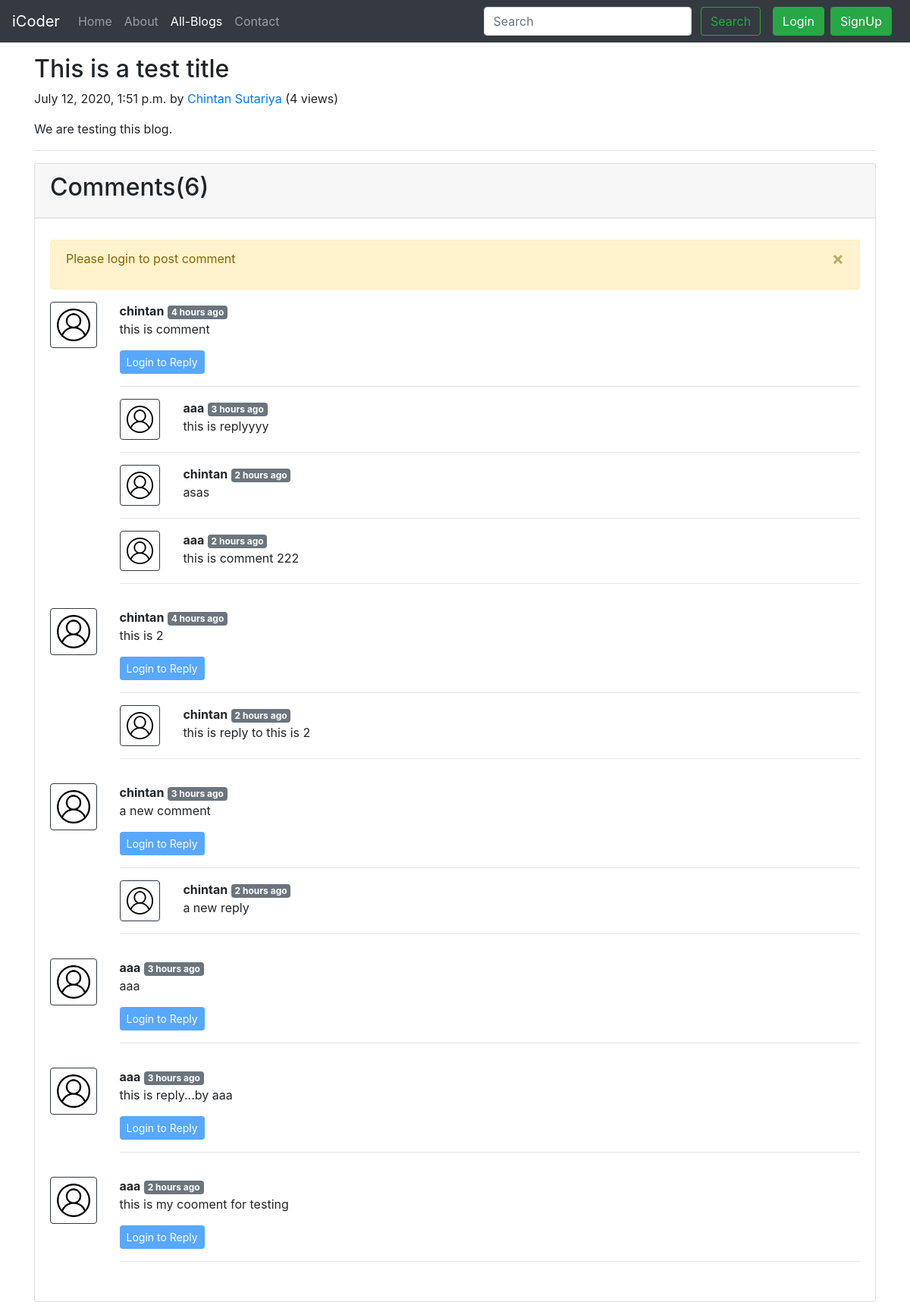
/blog/first-post, run on the app's committed database.
### blog/models.py (models this page shows, shortened)
class Post(models.Model):
    sno = models.AutoField(primary_key=True)
    title = models.CharField(max_length=255)
    content = models.TextField()
    author = models.CharField(max_length=100)
    slug = models.CharField(max_length=130)
    views=models.IntegerField(default=0)
    timeStamp = models.DateTimeField(blank=True)

class BlogComment(models.Model):
    sno = models.AutoField(primary_key = True)
    comment = models.TextField()
    user = models.ForeignKey(User, on_delete=models.CASCADE)
    post = models.ForeignKey(Post, on_delete=models.CASCADE)
    parent = models.ForeignKey('self', on_delete=models.CASCADE,null=True)
    timestamp = models.DateTimeField(default=now)

### blog/views.py (the view)
# urls.py: path('<str:slug>', views.blogPost, name='blogPost'),
def blogPost(request, slug):
    post = Post.objects.filter(slug=slug).first()
    post.views = post.views+1
    post.save()
    comments = BlogComment.objects.filter(post=post, parent=None)
    replies = BlogComment.objects.filter(post=post).exclude(parent=None)
    replyDict = {}
    for reply in replies:
        if reply.parent.sno not in replyDict.keys():
            replyDict[reply.parent.sno] = [reply]
        else:
            replyDict[reply.parent.sno].append(reply)
    context ={'post': post, 'comments': comments, 'user': request.user, 'replyDict': replyDict}
    return render(request, 'blog/blogPost.html', context)

### blog/templatetags/extras.py (called while the page is built)
@register.filter(name='get_val')
def get_val(dict, key):
    return dict.get(key)

### templates/blog/blogPost.html (shortened to what this page needs)
{% extends 'base.html' %}
{% block blogactive %} active {% endblock blogactive %}
{% block body %}
{% load humanize%}
{% load extras %}
<div class="container my-3">
  <h2 class="blog-post-title">{{post.title}}</h2>
  <p class="blog-post-meta">{{post.timeStamp}} by <a href="/about">{{post.author}}</a> (<span>{{post.views}}
      views</span>)</p>
  <p>{{post.content|safe}}</p>
  <hr>
</div>
<div class="container my-2">
  <div class="card rounded">
    <div class="card-header">
      <h2>Comments({{comments.count}})</h2>
    </div>
    <div class="card-body rounded">
      <div class="my-2">
        {% if user.is_authenticated %}
        <form action="/blog/postComment" method="post">{% csrf_token %}
          <div class="form-group">
            <label for="exampleInputEmail1">Post comment</label>
            <input type="text" class="form-control" name="comment" placeholder="Enter comment here" required>
          </div>
          <input type="hidden" name="parentSno" value="">
          <input type="hidden" name="postSno" value="{{post.sno}}">
          <button type="submit" class="btn btn-primary">Submit</button>
        </form>
        {% else %}
        <div class="alert alert-warning alert-dismissible fade show" role="alert">
          <p>Please login to post comment</p>
          <button type="button" class="close" data-dismiss="alert" aria-label="Close">
            <span aria-hidden="true">&times;</span>
          </button>
        </div>
        {% endif %}
      </div>
      {% for comment in comments %}
      <div class="row my-3">
        <div class="col-md-1 ">
          <img class="rounded mx-auto d-block w-100 p-2 border border-dark" src="/static/img/user.png" alt="user">
        </div>
        <div class="col-md-11 ">
          <b>{{comment.user.username}}</b> <span class="badge badge-secondary">{{comment.timestamp|naturaltime}}</span>
          <div>{{comment.comment}}</div>
          <div class="reply mx-0 mt-3">
            {% if user.is_authenticated %}
            <button class="btn  btn-sm btn-primary" type="button" data-toggle="collapse"
              data-target="#replyBox{{comment.sno}}" aria-expanded="false" aria-controls="replyBox{{comment.sno}}">
              Reply
            </button>
            <div class="collapse" id="replyBox{{comment.sno}}">
              <div class="card card-body my-2">
                <form action="/blog/postComment" method="post">{% csrf_token %}
                  <div class="form-group">
                    <label for="comment">Post a Reply</label>
                    <input type="text" class="form-control" name="comment" placeholder="Enter comment here" required>
                  </div>
                  <input type="hidden" name="postSno" value="{{post.sno}}">
                  <input type="hidden" name="parentSno" value="{{comment.sno}}">
                  <button type="submit" class="btn btn-primary">Submit</button>
                </form>
              </div>
            </div>
            {% else %}
            <button class="btn  btn-sm btn-primary" type="button" data-toggle="collapse"
              data-target="#replyBox{{comment.sno}}" aria-expanded="false" aria-controls="replyBox{{comment.sno}}"
              disabled>
              Login to Reply
            </button>
            {% endif %}
            <hr>
            <div class="replies my-2">
              {% for reply in replyDict|get_val:comment.sno %}
              <div class="row my-2">
                <div class="col-md-1">
                  <img class="rounded mx-auto w-25 d-block w-100 p-2 border border-dark" src="/static/img/user.png"
                    alt="user">
                </div>
                <div class="col-md-11">
                  <b>{{reply.user.username}}</b> <span
                    class="badge badge-secondary">{{reply.timestamp|naturaltime}}</span>
                  <div>{{reply.comment}}</div>
                </div>
              </div>
              <hr>
              {% endfor %}
            </div>
          </div>
        </div>
      </div>
      {% endfor %}
    </div>
  </div>
</div>
{% endblock body  %}

### templates/base.html (shortened to what this page needs)
<!DOCTYPE html>
<html lang="en">
<head>
  <link rel="stylesheet" href="https://stackpath.bootstrapcdn.com/bootstrap/4.5.0/css/bootstrap.min.css"
 />
</head>
<body>
  <nav class="navbar navbar-expand-lg navbar-dark bg-dark">
    <a class="navbar-brand" href="/">iCoder</a>
    <div class="collapse navbar-collapse" id="navbarSupportedContent">
      <ul class="navbar-nav mr-auto">
        <li class="nav-item {% block homeactive %} {% endblock homeactive %}">
          <a class="nav-link" href="/">Home <span class="sr-only">(current)</span></a>
        </li>
        <li class="nav-item {% block aboutactive %} {% endblock aboutactive %}">
          <a class="nav-link" href="/about">About</a>
        </li>
        <li class="nav-item {% block blogactive %} {% endblock blogactive %}">
          <a class="nav-link" href="/blog">All-Blogs</a>
        </li>
        <li class="nav-item {% block contactactive %} {% endblock contactactive %}">
          <a class="nav-link" href="/contact">Contact</a>
        </li>
      </ul>
      <div class="ml-auto form-inline">
      <form class=" my-2 my-lg-0 mx-3" action="/search" method="get">
        <input class="form-control mr-sm-2" name="query" id="query" type="search" placeholder="Search"
          aria-label="Search" />
        <button class="btn btn-outline-success my-2 my-sm-0" type="submit">
          Search
        </button>
      </form>
      {% if user.is_authenticated %}
      <ul class="navbar-nav mr-2">
        <li class="nav-item dropdown">
        <a class="nav-link dropdown-toggle" href="#" id="navbarDropdown" role="button" data-toggle="dropdown" aria-haspopup="true" aria-expanded="false">
          Welocme {{request.user}}
        </a>
        <div class="dropdown-menu" aria-labelledby="navbarDropdown">
          <a class="dropdown-item" href="/logout">Logout</a>
        </div>
      </li>
      </ul>
      {% else %}
      <button type="button" class="btn btn-success mr-2" data-toggle="modal" data-target="#loginModeal">
        Login
      </button>
      <button type="button" class="btn btn-success mr-2" data-toggle="modal" data-target="#signupModeal">
        SignUp
      </button>
      {% endif %}
      </div>
    </div>
  </nav>
  {% block body %}
  {% endblock body %}
</body>
</html>

### data on the page
Post: title "This is a test title", timeStamp "July 12, 2020, 1:51 p.m.", author "Chintan Sutariya", views "4", content "We are testing this blog."
BlogComment: user.username "chintan", timestamp "4 hours ago", comment "this is comment"
BlogComment: user.username "aaa", timestamp "3 hours ago", comment "this is replyyyy"
BlogComment: user.username "chintan", timestamp "2 hours ago", comment "asas"
BlogComment: user.username "aaa", timestamp "2 hours ago", comment "this is comment 222"
BlogComment: user.username "chintan", timestamp "4 hours ago", comment "this is 2"
BlogComment: user.username "chintan", timestamp "2 hours ago", comment "this is reply to this is 2"
BlogComment: user.username "chintan", timestamp "3 hours ago", comment "a new comment"
BlogComment: user.username "chintan", timestamp "2 hours ago", comment "a new reply"
BlogComment: user.username "aaa", timestamp "3 hours ago", comment "aaa"
BlogComment: user.username "aaa", timestamp "3 hours ago", comment "this is reply...by aaa"
BlogComment: user.username "aaa", timestamp "2 hours ago", comment "this is my cooment for testing"

### other printed values
{{ comments.count }} "6"
